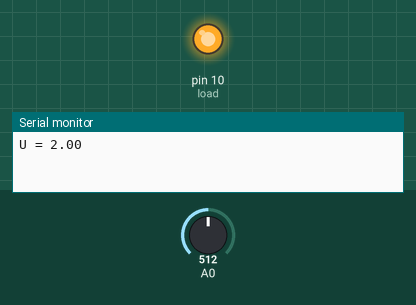
Simulated run of this sketch. Board: Arduino Uno, built with avr-gcc and run on an emulated ATmega328P. Parts: output pins drawn as LEDs (lit = HIGH), the last lines printed to the serial monitor. Inputs (shaded band) come from the test bench; at power-on: A0 = 512.

Above: at 1.5 s.
At 6.7 s:
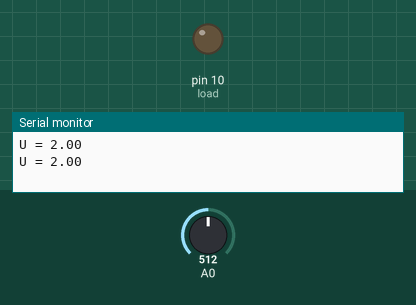
Timing chart, 0 to 8.1 s (numbered marks = the images above):
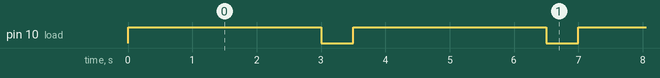

Measured:
- by itself, pin 10 (load): alternates HIGH for 3.0 s and LOW for 0.50 s

The sketch:

batterymeter_v2.ino
```cpp
int u = 0; // переменная для числа пребразования 0-1023
float u_in = 0.0; // переменная для напряжения
int load = 10;

void setup() {
  Serial.begin(9600);
  analogReference(INTERNAL);/* используем внутренний источник опорного
   напряжения 1.1 В, максимальное входное напрядение на А0 не должно превышать
   напряжение внутреннего ИОН */
  pinMode(A0,INPUT);// A0 - аналоговый вход
  pinMode(load,OUTPUT);// 10 - вЫход для включения транзистора
}

void loop() {
  Serial.print("U = ");
  u = analogRead(A0); // измерение по входу А0
  u_in = (u * 4.00) / 1023; // пересчет измерения в вольты (на Uвх = 5 В)
  Serial.println(u_in);
  digitalWrite(load, HIGH);   // turn the LED on (HIGH is the voltage level)
  delay(3000);                       // wait for a second
  digitalWrite(load, LOW);    // turn the LED off by making the voltage LOW
  delay(500);
}
```
